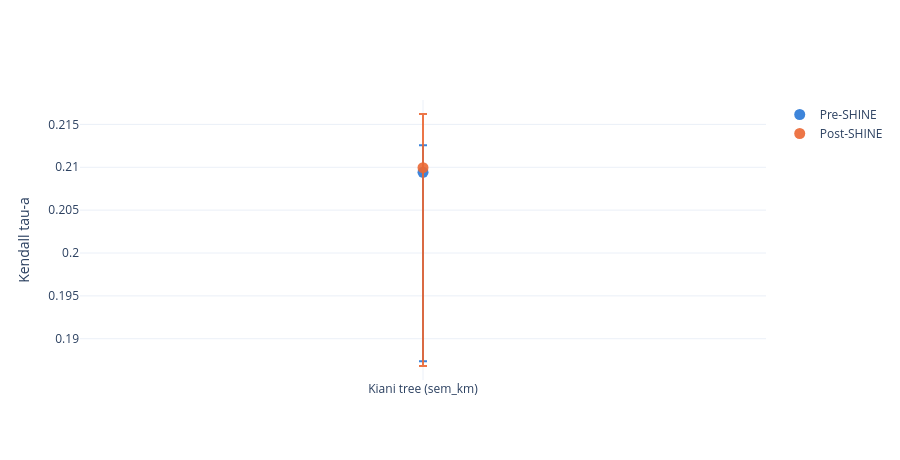
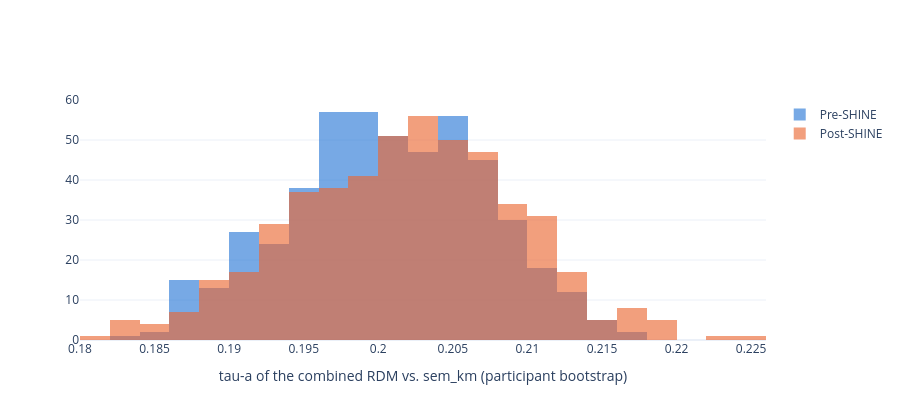

Notebook cell for these charts, in order:
### Code cell
fig_agreement_with_ci(summary, targets={"km": "Kiani tree (sem_km)"}).show()
fig_bootstrap_distributions({c: agreement[c]["boots"] for c in COHORTS}, "kendall_a", x_title="tau-a of the combined RDM vs. sem_km (participant bootstrap)").show()

### Figure 1 — Plotly figure (JSON) as saved in the notebook; plotly's stock layout.template omitted (floating-point values rounded to 4 significant figures)
{"data": [{"error_y": {"array": [0.003171], "arrayminus": [0.02203], "color": "rgba(42,120,214,0.9)", "symmetric": false, "type": "data"}, "marker": {"color": "rgba(42,120,214,0.9)", "size": 11}, "mode": "markers", "name": "Pre-SHINE", "type": "scatter", "x": ["Kiani tree (sem_km)"], "y": [0.2094]}, {"error_y": {"array": [0.006265], "arrayminus": [0.02313], "color": "rgba(235,104,52,0.9)", "symmetric": false, "type": "data"}, "marker": {"color": "rgba(235,104,52,0.9)", "size": 11}, "mode": "markers", "name": "Post-SHINE", "type": "scatter", "x": ["Kiani tree (sem_km)"], "y": [0.21]}], "layout": {"height": 460, "yaxis": {"title": {"text": "Kendall tau-a"}}}}

### Figure 2 — Plotly figure (JSON) as saved in the notebook; plotly's stock layout.template omitted (floating-point values rounded to 4 significant figures; data arrays with more than 128 entries replaced by an {"elided": "..."} marker saying what was removed)
{"data": [{"marker": {"color": "rgba(42,120,214,0.9)"}, "name": "Pre-SHINE", "nbinsx": 30, "opacity": 0.7, "type": "histogram", "x": {"elided": "500 float values"}}, {"marker": {"color": "rgba(235,104,52,0.9)"}, "name": "Post-SHINE", "nbinsx": 30, "opacity": 0.7, "type": "histogram", "x": {"elided": "500 float values"}}], "layout": {"barmode": "overlay", "height": 420, "xaxis": {"title": {"text": "tau-a of the combined RDM vs. sem_km (participant bootstrap)"}}}}
